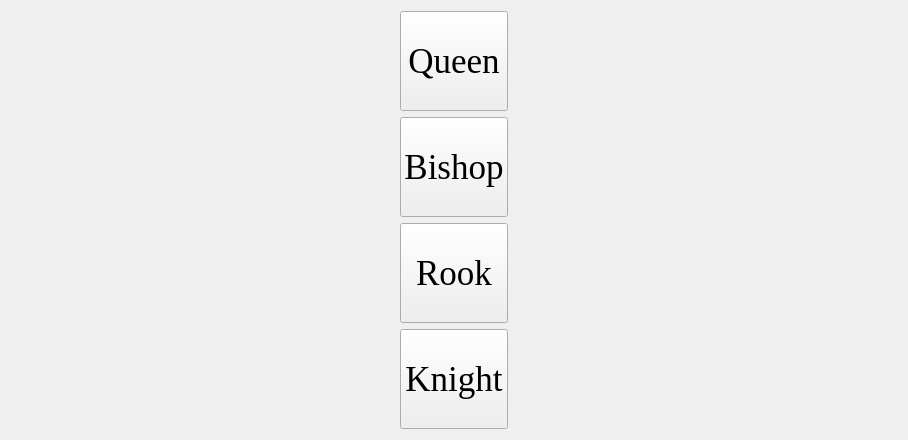
      <widget class="QWidget" name="UpgradeScene">
       <layout class="QVBoxLayout" name="verticalLayout_5">
        <property name="leftMargin">
         <number>400</number>
        </property>
        <property name="rightMargin">
         <number>400</number>
        </property>
        <item>
         <widget class="QPushButton" name="btn_Queen">
          <property name="minimumSize">
           <size>
            <width>0</width>
            <height>100</height>
           </size>
          </property>
          <property name="font">
           <font>
            <family>Times New Roman</family>
            <pointsize>26</pointsize>
           </font>
          </property>
          <property name="text">
           <string>Queen</string>
          </property>
         </widget>
        </item>
        <item>
         <widget class="QPushButton" name="btn_Bishop">
          <property name="minimumSize">
           <size>
            <width>0</width>
            <height>100</height>
           </size>
          </property>
          <property name="font">
           <font>
            <family>Times New Roman</family>
            <pointsize>26</pointsize>
           </font>
          </property>
          <property name="text">
           <string>Bishop</string>
          </property>
         </widget>
        </item>
        <item>
         <widget class="QPushButton" name="btn_Rook">
          <property name="minimumSize">
           <size>
            <width>0</width>
            <height>100</height>
           </size>
          </property>
          <property name="font">
           <font>
            <family>Times New Roman</family>
            <pointsize>26</pointsize>
           </font>
          </property>
          <property name="text">
           <string>Rook</string>
          </property>
         </widget>
        </item>
        <item>
         <widget class="QPushButton" name="btn_Knight">
          <property name="minimumSize">
           <size>
            <width>0</width>
            <height>100</height>
           </size>
          </property>
          <property name="font">
           <font>
            <family>Times New Roman</family>
            <pointsize>26</pointsize>
           </font>
          </property>
          <property name="text">
           <string>Knight</string>
          </property>
         </widget>
        </item>
       </layout>
      </widget>
